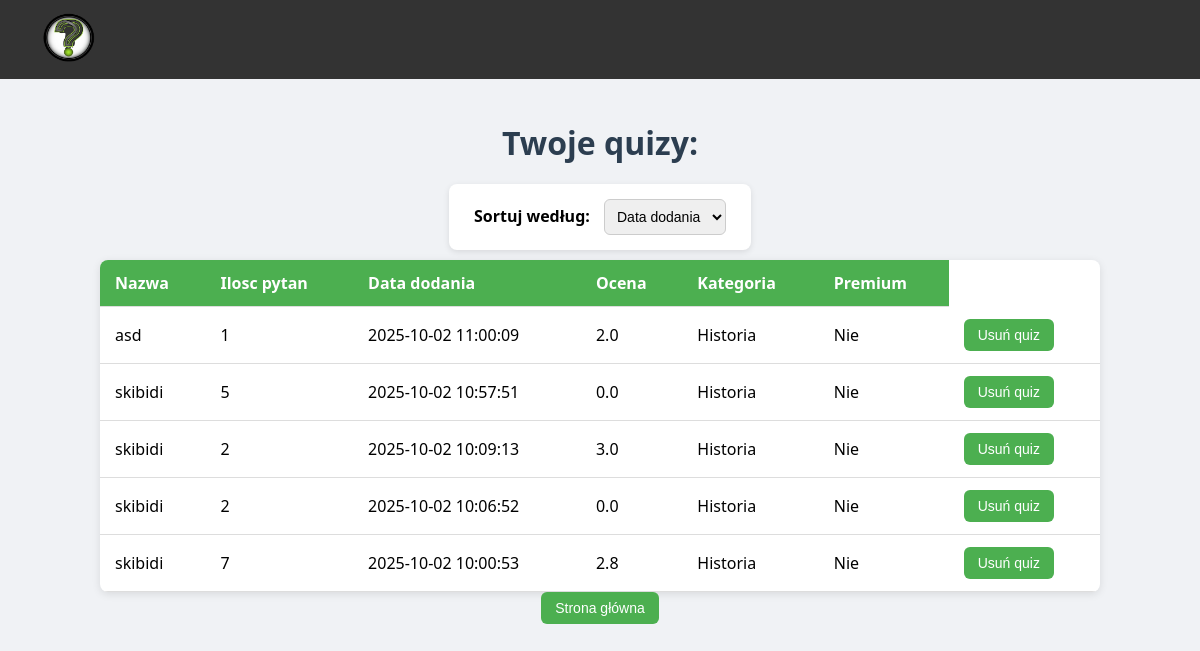
The app's page /profil.php (signed in) with its own data.
### tables this page shows
CREATE TABLE `quizy` (
  `id` int(11) NOT NULL,
  `id_autor` int(11) DEFAULT NULL,
  `data_dodania` datetime NOT NULL,
  `nazwa` mediumtext NOT NULL,
  `ilosc_pytan` int(11) NOT NULL,
  `kategoria_id` int(11) DEFAULT NULL,
  `ocena_uz` decimal(5,1) NOT NULL,
  `ilosc_ocen` int(11) NOT NULL,
  `premium` tinyint(1) NOT NULL COMMENT 'true/false'
);

CREATE TABLE `kategoria` (
  `id` int(11) NOT NULL,
  `nazwa` text NOT NULL
);

### profil.php (the view, shortened to what this page needs)
<?php
$conn = new mysqli("localhost","root","","quizy");
$sort_options = [
    'date' => '`data_dodania` DESC',
    'questions' => '`ilosc_pytan` DESC',
    'category' => '`kategoria_id` ASC',
    'rating' => '`ocena_uz` DESC',
    'premium' => '`premium` DESC'
];
$sort = isset($_GET['sort']) && isset($sort_options[$_GET['sort']]) ? $_GET['sort'] : 'date';
$order_by = $sort_options[$sort];
$result = $conn->query("
    SELECT q.*, k.nazwa AS kategoria, u.nazwa AS autor
    FROM quizy q
    JOIN kategoria k ON q.kategoria_id = k.id
    JOIN uzytkownicy u ON q.id_autor = u.id WHERE q.id_autor = '".$_SESSION['id']."'
    ORDER BY $order_by
");
?>
<!DOCTYPE html>
<html lang="en">
<head>
    <link rel="stylesheet" href="profil.css">
</head>
<body>
    <nav class="hotbar">
  <div class="left">
    <a href="index.php"><img src="logoo.png" alt="skibidi" width="60" height="50"></a>
  </div>
</nav>
    <h1>Twoje quizy:</h1>
    <form method="get" style="margin-bottom:10px;">
    <label for="sort">Sortuj według:</label>
    <select name="sort" id="sort" onchange="this.form.submit()">
        <option value="date" <?=($sort=='date'? 'selected':'')?>>Data dodania</option>
    </select>
</form>
    <table>
    <tr>
        <th>Nazwa</th><th>Ilosc pytan</th><th>Data dodania</th><th>Ocena</th><th>Kategoria</th><th>Premium</th>
    </tr>
        <?php
        while ($row = $result->fetch_assoc()){
            $kategoria = $conn->query("SELECT nazwa FROM `kategoria` where id = ".$row['kategoria_id']);
            echo '<tr>';
            echo '<td>'.$row['nazwa'].'</td>';
            echo '<td>'.$row['ilosc_pytan'].'</td>';
            echo '<td>'.$row['data_dodania'].'</td>';
            echo '<td>'.$row['ocena_uz'].'</td>';
            echo '<td>'.$kategoria->fetch_assoc()['nazwa'].'</td>';
            echo '<td>'.($row['premium'] ? 'Tak' : 'Nie').'</td>';
            echo '<td><a href="usun_quiz.php?id='.$row['id'].'" onclick="return confirm(\'Czy na pewno chcesz usunąć ten quiz?\')"><button>Usuń quiz</button></a></td>';
            echo '</tr>';
        }
        ?>
    </table>
    <a href="index.php">
    <button>Strona główna</button>
    </a>
</body>
</html>

### profil.css (style rules this page uses)
.hotbar { width: 100%; background-color: #333; display: flex; justify-content: space-between; align-items: center; padding: 12px 30px; position: fixed; top: 0; left: 0; z-index: 1000; }
.hotbar a { color: white; font-weight: bold; font-size: 16px; margin: 0 10px; text-decoration: none; }
body { font-family: 'Segoe UI', Tahoma, Geneva, Verdana, sans-serif; background-color: #f0f2f5; margin: 0; padding: 100px 20px 20px; display: flex; flex-direction: column; align-items: center; }
h1 { color: #2c3e50; margin-bottom: 20px; }
form { background-color: #ffffff; padding: 15px 25px; border-radius: 8px; margin-bottom: 20px; box-shadow: 0 2px 6px rgba(0,0,0,0.1); }
label { font-weight: bold; margin-right: 10px; }
select { padding: 8px; border-radius: 6px; border: 1px solid #ccc; font-size: 14px; }
table { width: 95%; max-width: 1000px; border-collapse: collapse; background-color: #ffffff; border-radius: 8px; overflow: hidden; box-shadow: 0 2px 8px rgba(0,0,0,0.1); }
th, td { padding: 12px 15px; text-align: left; border-bottom: 1px solid #ddd; }
th { background-color: #4CAF50; color: white; font-weight: 600; }
tr { transition: background-color 0.2s ease; cursor: pointer; }
button { background-color: #4CAF50; color: white; border: none; padding: 8px 14px; border-radius: 6px; font-size: 14px; cursor: pointer; transition: background-color 0.3s ease; }

### records on screen
quizy: nazwa "asd", ilosc_pytan "1", data_dodania "2025-10-02 11:00:09", ocena_uz "2.0", kategoria.nazwa "Historia", premium "Nie"
quizy: nazwa "skibidi", ilosc_pytan "5", data_dodania "2025-10-02 10:57:51", ocena_uz "0.0", kategoria.nazwa "Historia", premium "Nie"
quizy: nazwa "skibidi", ilosc_pytan "2", data_dodania "2025-10-02 10:09:13", ocena_uz "3.0", kategoria.nazwa "Historia", premium "Nie"
quizy: nazwa "skibidi", ilosc_pytan "2", data_dodania "2025-10-02 10:06:52", ocena_uz "0.0", kategoria.nazwa "Historia", premium "Nie"
quizy: nazwa "skibidi", ilosc_pytan "7", data_dodania "2025-10-02 10:00:53", ocena_uz "2.8", kategoria.nazwa "Historia", premium "Nie"
